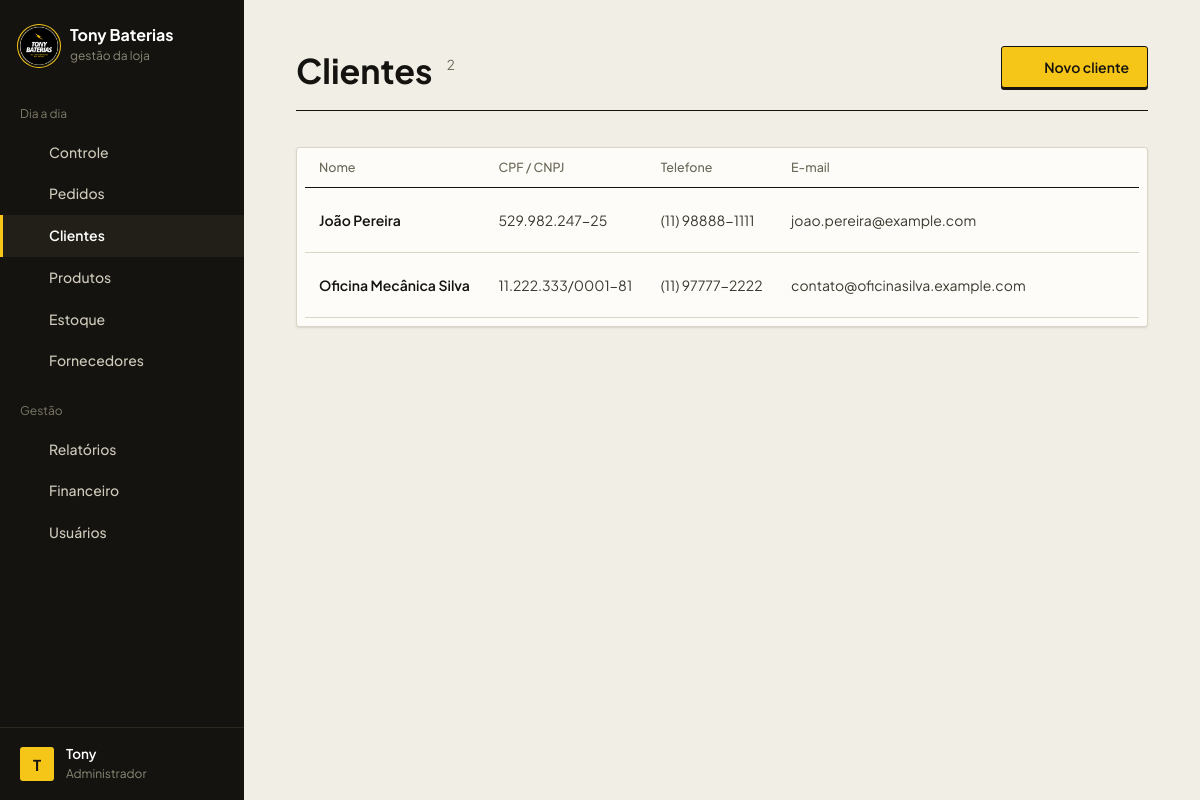
/public/clientes.php (signed in), run on the app's committed database.
### tables this page shows
CREATE TABLE IF NOT EXISTS `clientes` (
  `id` int UNSIGNED NOT NULL AUTO_INCREMENT,
  `nome` varchar(150) NOT NULL,
  `cpf` varchar(14) DEFAULT NULL,
  `cnpj` varchar(18) DEFAULT NULL,
  `telefone` varchar(20) DEFAULT NULL,
  `email` varchar(150) DEFAULT NULL,
  `endereco` varchar(255) DEFAULT NULL,
  `ativo` tinyint(1) NOT NULL DEFAULT '1',
  `criado_em` datetime NOT NULL DEFAULT CURRENT_TIMESTAMP,
  `atualizado_em` datetime NOT NULL DEFAULT CURRENT_TIMESTAMP ON UPDATE CURRENT_TIMESTAMP,
  PRIMARY KEY (`id`),
  UNIQUE KEY `cpf` (`cpf`),
  UNIQUE KEY `cnpj` (`cnpj`),
  KEY `idx_clientes_nome` (`nome`)
);

### config/config.php (called while the page is built, shortened)
<?php
spl_autoload_register(function (string $classe) {
    foreach (['models', 'controllers'] as $pasta) {
        $arquivo = BASE_PATH . "/app/$pasta/$classe.php";
        if (file_exists($arquivo)) {
            return;
        }
    }
});
require_once __DIR__ . '/BancoDados.php';
require_once BASE_PATH . '/app/helpers/validacoes.php';
require_once BASE_PATH . '/app/helpers/icones.php';
function ehAdmin(): bool
{
    return ($_SESSION['usuario_perfil'] ?? null) === 'admin';
}

### config/BancoDados.php (called while the page is built)
<?php
class BancoDados
{
    private static ?PDO $conexao = null;
    public static function getConnection(): PDO
    {
        if (self::$conexao === null) {
            $dsn = 'mysql:host=' . DB_HOST . ';port=' . DB_PORT . ';dbname=' . DB_NAME . ';charset=utf8mb4';
            try {
                self::$conexao = new PDO($dsn, DB_USER, DB_PASS, [
                    PDO::ATTR_ERRMODE            => PDO::ERRMODE_EXCEPTION,
                    PDO::ATTR_DEFAULT_FETCH_MODE => PDO::FETCH_ASSOC,
                    PDO::ATTR_EMULATE_PREPARES   => false,
                    PDO::MYSQL_ATTR_INIT_COMMAND => "SET time_zone = '" . (new DateTime('now'))->format('P') . "'",
                ]);
            } catch (PDOException $e) {
                die(APP_ENV === 'development'
                    ? 'Erro ao conectar ao banco de dados: ' . $e->getMessage()
                    : 'Não foi possível conectar ao banco de dados. Tente novamente mais tarde.');
            }
        }
        return self::$conexao;
    }
}

### app/controllers/ClienteController.php (called while the page is built, shortened)
<?php
class ClienteController
{
    private Cliente $clienteModel;
    public function __construct()
    {
        $this->clienteModel = new Cliente();
    }
    public function listar(): array
    {
        return $this->clienteModel->listarTodos();
    }
}

### app/models/Cliente.php (called while the page is built, shortened)
<?php
class Cliente
{
    private PDO $db;
    public function __construct()
    {
        $this->db = BancoDados::getConnection();
    }
    public function listarTodos(): array
    {
        return $this->db->query('SELECT * FROM clientes WHERE ativo = 1 ORDER BY nome')->fetchAll();
    }
}

### app/views/clientes/listar.php (the view, shortened to what this page needs)
<div class="pagina-topo">
    <div>
        <h1>Clientes <span class="pagina-topo__contagem"><?= count($clientes) ?></span></h1>
    </div>
    <div class="pagina-topo__acoes">
        <a href="clientes.php?acao=form" class="btn btn-primario"><?= icone('mais', 16) ?> Novo cliente</a>
    </div>
</div>
<?php if (empty($clientes)): ?>
    <div class="estado-vazio">Nenhum cliente cadastrado.</div>
<?php else: ?>
    <section class="painel">
        <div class="tabela-wrap">
            <table class="tabela">
                <thead>
                    <tr>
                        <th>Nome</th>
                        <th>CPF / CNPJ</th>
                        <th>Telefone</th>
                        <th>E-mail</th>
                        <th></th>
                    </tr>
                </thead>
                <tbody>
                    <?php foreach ($clientes as $cliente): ?>
                        <tr>
                            <td class="cel-principal"><?= htmlspecialchars($cliente['nome']) ?></td>
                            <td><?= htmlspecialchars($cliente['cpf'] ?? $cliente['cnpj'] ?? '—') ?></td>
                            <td><?= htmlspecialchars($cliente['telefone'] ?? '—') ?></td>
                            <td><?= htmlspecialchars($cliente['email'] ?? '—') ?></td>
                            <td class="cel-acoes">
                                <div class="acoes">
                                    <a href="clientes.php?acao=form&id=<?= $cliente['id'] ?>" class="acao" title="Editar">
                                        <?= icone('editar', 16) ?><span>Editar</span>
                                    </a>
                                    <?php if (ehAdmin()): ?>
                                        <?= botaoAcao('clientes.php?acao=excluir', ['id' => $cliente['id']], 'excluir', 'Excluir', 'acao--perigo', 'Excluir este cliente?') ?>
                                    <?php endif; ?>
                                </div>
                            </td>
                        </tr>
                    <?php endforeach; ?>
                </tbody>
            </table>
        </div>
    </section>
<?php endif; ?>

### app/helpers/icones.php (shortened to what this page needs)
<?php
function icone(string $nome, int $tamanho = 18): string
{
    return sprintf(
        '<svg width="%1$d" height="%1$d" viewBox="0 0 24 24" fill="none" stroke="currentColor" stroke-width="1.8" stroke-linecap="round" stroke-linejoin="round" aria-hidden="true">%2$s</svg>',
        $tamanho,
        trim($tracos[$nome])
    );
}
function botaoAcao(string $destino, array $campos, string $nomeIcone, string $rotulo, string $classe = '', string $confirmacao = ''): string
{
    $html = '<form method="POST" action="' . htmlspecialchars($destino) . '" class="form-linha">' . campoCsrf();
    foreach ($campos as $nome => $valor) {
        $html .= '<input type="hidden" name="' . htmlspecialchars((string) $nome) . '" value="' . htmlspecialchars((string) $valor) . '">';
    }
    $aviso = $confirmacao !== ''
        ? ' onclick="return confirm(' . htmlspecialchars(json_encode($confirmacao, JSON_UNESCAPED_UNICODE), ENT_QUOTES) . ');"'
        : '';
    return $html
        . '<button type="submit" class="acao ' . htmlspecialchars($classe) . '" title="' . htmlspecialchars($rotulo) . '"' . $aviso . '>'
        . icone($nomeIcone, 16) . '<span>' . htmlspecialchars($rotulo) . '</span></button></form>';
}

### public/assets/css/global.css (style rules this page uses)
:root { --papel: #f1eee6; --papel-fundo: #e6e1d3; --superficie: #fdfcf8; --tinta: #14130f; --tinta-2: #3b392f; --tinta-3: #6b6858; --linha: #dad5c6; --linha-forte: #bdb7a3; --amarelo: #f5c518; --amarelo-fundo: #fbf0c0; --amarelo-texto: #7a5c00; --erro: #b3382c; --erro-fundo: #f7e3df; --ok: #2b6b47; --ok-fundo: #dfece3; --fonte-base: 'Plus Jakarta Sans', system-ui, -apple-system, 'Segoe UI', sans-serif; --raio: 3px; --sombra-1: 0 1px 0 rgba(20, 19, 15, 0.04), 0 1px 3px rgba(20, 19, 15, 0.07); --sombra-2: 0 2px 4px rgba(20, 19, 15, 0.05), 0 14px 30px -10px rgba(20, 19, 15, 0.26); --curva: cubic-bezier(0.2, 0.7, 0.2, 1); }
* { margin: 0; padding: 0; box-sizing: border-box; }
body { font-family: var(--fonte-base); font-size: 15px; line-height: 1.55; color: var(--tinta); background-color: var(--papel); -webkit-font-smoothing: antialiased; }
a { color: inherit; text-decoration: none; }
button, input, select, textarea { font: inherit; color: inherit; }
.btn { display: inline-flex; align-items: center; justify-content: center; gap: 8px; min-height: 42px; padding: 10px 18px; border: 1px solid transparent; border-radius: var(--raio); font-size: 14px; font-weight: 600; line-height: 1.2; white-space: nowrap; cursor: pointer; user-select: none; }
.btn-primario { background-color: var(--amarelo); color: var(--tinta); border-color: var(--tinta); box-shadow: 0 2px 0 var(--tinta); }
.form-linha { display: contents; }

### public/assets/css/layout.css (style rules this page uses)
.lateral__item svg { width: 17px; height: 17px; flex-shrink: 0; color: #8c8977; }
.lateral__item--ativo svg, .lateral__item--ativo:hover svg { color: var(--amarelo); }
.pagina-topo { display: flex; flex-wrap: wrap; align-items: flex-end; justify-content: space-between; gap: 20px 24px; margin-bottom: 36px; padding-bottom: 22px; border-bottom: 1px solid var(--tinta); }
.pagina-topo h1 { font-size: clamp(26px, 3.2vw, 34px); font-weight: 700; line-height: 1; }
.pagina-topo__contagem { margin-left: 8px; font-size: 0.4em; font-weight: 400; vertical-align: 1.05em; color: var(--tinta-3); }
.pagina-topo__acoes { display: flex; flex-wrap: wrap; align-items: center; gap: 10px; }
.painel { background-color: var(--superficie); border: 1px solid var(--linha); border-radius: var(--raio); box-shadow: var(--sombra-1); }
.painel .tabela-wrap { padding: 0 8px 8px; }

### public/assets/css/tables.css (style rules this page uses)
.tabela-wrap { width: 100%; overflow-x: auto; }
.tabela { width: 100%; border-collapse: collapse; font-size: 14px; }
.tabela th { padding: 10px 14px; text-align: left; white-space: nowrap; font-size: 12.5px; font-weight: 500; color: var(--tinta-3); border-bottom: 1px solid var(--tinta); }
.tabela td { padding: 15px 14px; vertical-align: middle; color: var(--tinta-2); border-bottom: 1px solid var(--linha); }
.tabela .cel-principal { font-weight: 600; color: var(--tinta); }
.acoes { display: flex; justify-content: flex-end; gap: 2px; }
.acao { display: inline-flex; align-items: center; justify-content: center; gap: 8px; width: 34px; height: 34px; border: 1px solid transparent; border-radius: var(--raio); color: var(--tinta-3); background: none; cursor: pointer; }
button.acao { padding: 0; font: inherit; }

### data on the page
clientes: nome "João Pereira", cpf "529.982.247-25", telefone "(11) 98888-1111", email "joao.pereira@example.com"
clientes: nome "Oficina Mecânica Silva", cnpj "11.222.333/0001-81", telefone "(11) 97777-2222", email "contato@oficinasilva.example.com"

### other printed values
$grupoAtual "Dia a dia"
$item['label'] "Controle"
$item['label'] "Pedidos"
$item['label'] "Clientes"
$item['label'] "Produtos"
$item['label'] "Estoque"
$item['label'] "Fornecedores"
$grupoAtual "Gestão"
$item['label'] "Relatórios"
$item['label'] "Financeiro"
$item['label'] "Usuários"
mb_strtoupper(mb_substr($nomeUsuario, 0, 1)) "T"
$nomeUsuario "Tony"
count($clientes) "2"
